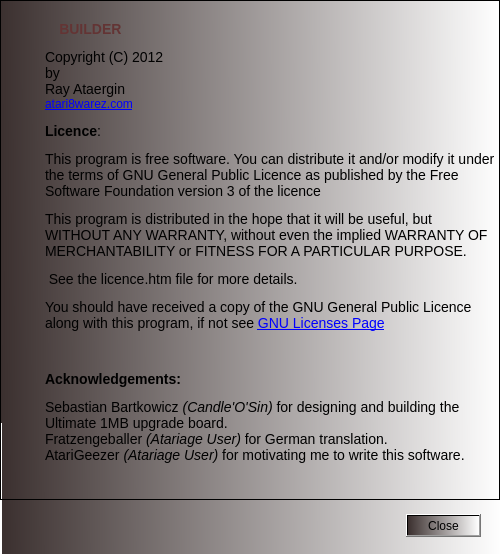
<?xml version="1.0" encoding="UTF-8"?>
<ui version="4.0">
 <class>CreditsDialog</class>
 <widget class="QDialog" name="CreditsDialog">
  <property name="geometry">
   <rect>
    <x>0</x>
    <y>0</y>
    <width>500</width>
    <height>554</height>
   </rect>
  </property>
  <property name="minimumSize">
   <size>
    <width>500</width>
    <height>554</height>
   </size>
  </property>
  <property name="maximumSize">
   <size>
    <width>500</width>
    <height>554</height>
   </size>
  </property>
  <property name="windowTitle">
   <string>Licence &amp; Credits</string>
  </property>
  <property name="styleSheet">
   <string notr="true">background-color: qlineargradient(spread:repeat, x1:0, y1:0.267, x2:1, y2:0.261, stop:0 rgba(59, 48, 47, 255), stop:1 rgba(255, 255, 255, 255));</string>
  </property>
  <widget class="QDialogButtonBox" name="buttonBox">
   <property name="geometry">
    <rect>
     <x>400</x>
     <y>510</y>
     <width>81</width>
     <height>32</height>
    </rect>
   </property>
   <property name="orientation">
    <enum>Qt::Horizontal</enum>
   </property>
   <property name="standardButtons">
    <set>QDialogButtonBox::Close</set>
   </property>
  </widget>
  <widget class="QTextBrowser" name="textBrowser">
   <property name="geometry">
    <rect>
     <x>0</x>
     <y>0</y>
     <width>500</width>
     <height>500</height>
    </rect>
   </property>
   <property name="maximumSize">
    <size>
     <width>500</width>
     <height>500</height>
    </size>
   </property>
   <property name="styleSheet">
    <string notr="true">font: 9pt &quot;Calibri&quot;;</string>
   </property>
   <property name="html">
    <string>&lt;!DOCTYPE HTML PUBLIC &quot;-//W3C//DTD HTML 4.0//EN&quot; &quot;http://www.w3.org/TR/REC-html40/strict.dtd&quot;&gt;
&lt;html&gt;&lt;head&gt;&lt;meta name=&quot;qrichtext&quot; content=&quot;1&quot; /&gt;&lt;title&gt;BUILDER&lt;/title&gt;&lt;style type=&quot;text/css&quot;&gt;
p, li { white-space: pre-wrap; }
&lt;/style&gt;&lt;/head&gt;&lt;body style=&quot; font-family:'Calibri'; font-size:9pt; font-weight:400; font-style:normal;&quot;&gt;
&lt;p style=&quot; margin-top:0px; margin-bottom:0px; margin-left:0px; margin-right:0px; -qt-block-indent:0; text-indent:0px;&quot;&gt;            &lt;img src=&quot;:/icons/images/U1MBRomB2.ico&quot; /&gt;&lt;span style=&quot; font-size:large; font-weight:600; color:#633434;&quot;&gt;&lt;br /&gt;              BUILDER&lt;/span&gt; &lt;/p&gt;
&lt;p style=&quot; margin-top:12px; margin-bottom:12px; margin-left:40px; margin-right:0px; -qt-block-indent:0; text-indent:0px;&quot;&gt;&lt;span style=&quot; font-size:large;&quot;&gt;Copyright (C) 2012&lt;br /&gt;by&lt;br /&gt;Ray Ataergin&lt;/span&gt;&lt;br /&gt;&lt;a href=&quot;http://www.atari8warez.com&quot;&gt;&lt;span style=&quot; text-decoration: underline; color:#0000ff;&quot;&gt;atari8warez.com&lt;/span&gt;&lt;/a&gt; &lt;/p&gt;
&lt;p style=&quot; margin-top:12px; margin-bottom:12px; margin-left:40px; margin-right:0px; -qt-block-indent:0; text-indent:0px;&quot;&gt;&lt;span style=&quot; font-size:large; font-weight:600;&quot;&gt;Licence&lt;/span&gt;&lt;span style=&quot; font-size:large;&quot;&gt;:&lt;/span&gt; &lt;/p&gt;
&lt;p style=&quot; margin-top:12px; margin-bottom:12px; margin-left:40px; margin-right:0px; -qt-block-indent:0; text-indent:0px;&quot;&gt;&lt;span style=&quot; font-size:large;&quot;&gt;This program is free software. You can distribute it and/or modify it under the terms of GNU General Public Licence as published by the Free Software Foundation version 3 of the licence&lt;/span&gt; &lt;/p&gt;
&lt;p style=&quot; margin-top:12px; margin-bottom:12px; margin-left:40px; margin-right:0px; -qt-block-indent:0; text-indent:0px;&quot;&gt;&lt;span style=&quot; font-size:large;&quot;&gt;This program is distributed in the hope that it will be useful, but WITHOUT ANY WARRANTY, without even the implied WARRANTY OF MERCHANTABILITY or FITNESS FOR A PARTICULAR PURPOSE.&lt;/span&gt;&lt;/p&gt;
&lt;p style=&quot; margin-top:12px; margin-bottom:12px; margin-left:40px; margin-right:0px; -qt-block-indent:0; text-indent:0px;&quot;&gt;&lt;span style=&quot; font-size:large;&quot;&gt; See the licence.htm file for more details.&lt;/span&gt; &lt;/p&gt;
&lt;p style=&quot; margin-top:12px; margin-bottom:12px; margin-left:40px; margin-right:0px; -qt-block-indent:0; text-indent:0px;&quot;&gt;&lt;span style=&quot; font-size:large;&quot;&gt;You should have received a copy of the GNU General Public Licence along with this program, if not see &lt;/span&gt;&lt;a href=&quot;http://www.gnu.org/licenses/&quot;&gt;&lt;span style=&quot; font-size:large; text-decoration: underline; color:#0000ff;&quot;&gt;GNU Licenses Page&lt;/span&gt;&lt;/a&gt; &lt;/p&gt;
&lt;p style=&quot; margin-top:12px; margin-bottom:12px; margin-left:0px; margin-right:0px; -qt-block-indent:0; text-indent:0px;&quot;&gt;&lt;span style=&quot; font-size:large;&quot;&gt; &lt;/span&gt; &lt;/p&gt;
&lt;p style=&quot; margin-top:12px; margin-bottom:12px; margin-left:40px; margin-right:0px; -qt-block-indent:0; text-indent:0px;&quot;&gt;&lt;span style=&quot; font-size:large; font-weight:600;&quot;&gt;Acknowledgements:&lt;/span&gt; &lt;/p&gt;
&lt;p style=&quot; margin-top:12px; margin-bottom:12px; margin-left:40px; margin-right:0px; -qt-block-indent:0; text-indent:0px;&quot;&gt;&lt;span style=&quot; font-size:large;&quot;&gt;Sebastian Bartkowicz &lt;/span&gt;&lt;span style=&quot; font-size:large; font-style:italic;&quot;&gt;(Candle'O'Sin)&lt;/span&gt;&lt;span style=&quot; font-size:large;&quot;&gt; for designing and building the Ultimate 1MB upgrade board.&lt;br /&gt;Fratzengeballer &lt;/span&gt;&lt;span style=&quot; font-size:large; font-style:italic;&quot;&gt;(Atariage User)&lt;/span&gt;&lt;span style=&quot; font-size:large;&quot;&gt; for German translation.&lt;br /&gt;AtariGeezer &lt;/span&gt;&lt;span style=&quot; font-size:large; font-style:italic;&quot;&gt;(Atariage User) &lt;/span&gt;&lt;span style=&quot; font-size:large;&quot;&gt;for motivating me to write this software.&lt;/span&gt; &lt;/p&gt;
&lt;p style=&quot; margin-top:12px; margin-bottom:12px; margin-left:0px; margin-right:0px; -qt-block-indent:0; text-indent:0px;&quot;&gt;&lt;span style=&quot; font-size:large;&quot;&gt; &lt;/span&gt; &lt;/p&gt;&lt;/body&gt;&lt;/html&gt;</string>
   </property>
   <property name="source">
    <url>
     <string>qrc:/docs/docs/credits.html</string>
    </url>
   </property>
   <property name="openExternalLinks">
    <bool>true</bool>
   </property>
  </widget>
 </widget>
 <resources/>
 <connections>
  <connection>
   <sender>buttonBox</sender>
   <signal>accepted()</signal>
   <receiver>CreditsDialog</receiver>
   <slot>accept()</slot>
   <hints>
    <hint type="sourcelabel">
     <x>248</x>
     <y>254</y>
    </hint>
    <hint type="destinationlabel">
     <x>157</x>
     <y>274</y>
    </hint>
   </hints>
  </connection>
  <connection>
   <sender>buttonBox</sender>
   <signal>rejected()</signal>
   <receiver>CreditsDialog</receiver>
   <slot>reject()</slot>
   <hints>
    <hint type="sourcelabel">
     <x>316</x>
     <y>260</y>
    </hint>
    <hint type="destinationlabel">
     <x>286</x>
     <y>274</y>
    </hint>
   </hints>
  </connection>
 </connections>
</ui>
